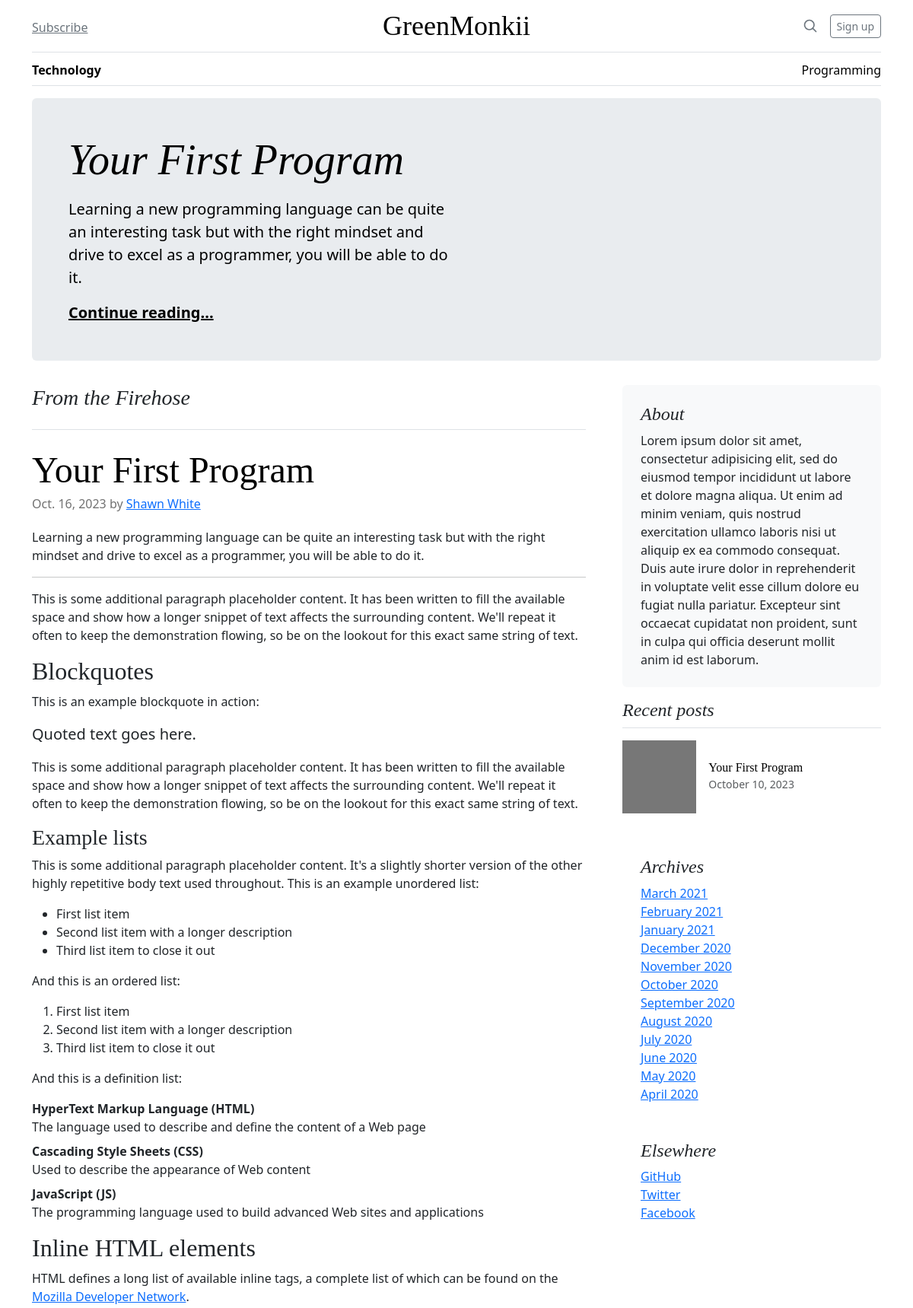
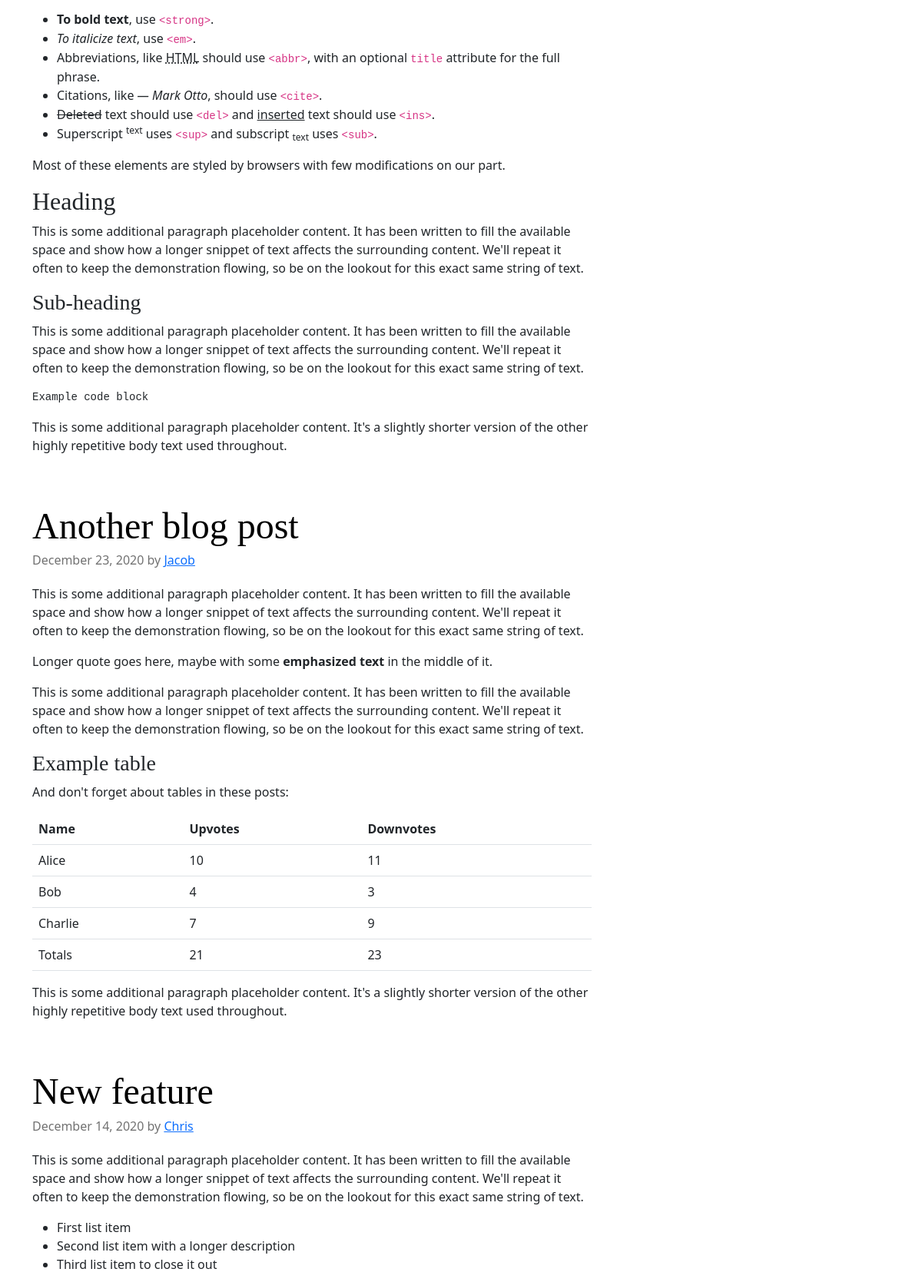
/?cg=Technology (upper part), run on the app's committed database (2 pictures, top to bottom).
### Blog/models.py (models this page shows, shortened)
class Category(models.Model):
    name = models.CharField(max_length=255, blank=False, unique=True)
    slug = models.SlugField(unique=True)
    def __str__(self) -> str:
        return self.name
    class Meta:
        verbose_name_plural = "Categories"

class Post(models.Model):
    title = models.CharField(max_length=1024, blank=False)
    post = models.TextField(blank=False)
    slug = models.SlugField(unique=True)
    writer = models.ForeignKey(to=Writer, on_delete=models.PROTECT, null=True, related_name="Posts")
    image_url = models.URLField(blank=True)
    creation_date = models.DateTimeField(auto_now_add=True)
    modified_date = models.DateTimeField(auto_now=True)
    categories = models.ManyToManyField(Category, related_name="posts")

class Writer(models.Model):
    first_name = models.CharField(
        max_length=255, blank=False, null=False, verbose_name="first name")
    last_name = models.CharField(
        max_length=255, blank=False, null=False, verbose_name="last name")
    username = models.CharField(max_length=255, blank=False, unique=True, null=False,
                                help_text="Your username should only contain alphabets, numbers and underscores (-)",
                                validators=[RegexValidator(r"^[\w\d-]{5,}")])
    join_date = models.DateTimeField(auto_now=True)
    display_picture = models.ImageField(null=True, upload_to="user-img", blank=True)

### Blog/views.py (the view)
# urls.py: path("", index, name="index")
@require_GET
def index(request):
    category = request.GET.get("cg")
    print(category)
    categories = Category.objects.all()
    posts = Post.objects.all().order_by("creation_date") if not category else categories.get(
        name=category).posts.order_by("creation_date")
    title = r"GreenMonkii"
    return render(request, "blog/index.html", {"posts": posts, "title": title, "categories": categories, "cg": category})

### Blog/templates/blog/index.html (shortened to what this page needs)
{% load static %}
<!doctype html>
<html lang="en" data-bs-theme="auto">
<head>
  <link rel="stylesheet" href="https://cdn.jsdelivr.net/npm/@docsearch/css@3">
  <link href="{% static 'blog/css/bootstrap.min.css' %}" rel="stylesheet">
  <link href="{% static 'blog/css/blog.css' %}" rel="stylesheet">
</head>
<body>
  <div class="container">
    <header class="border-bottom lh-1 py-3">
      <div class="row flex-nowrap justify-content-between align-items-center">
        <div class="col-4 pt-1">
          <a class="link-secondary" href="#">Subscribe</a>
        </div>
        <div class="col-4 text-center">
          <a class="blog-header-logo text-body-emphasis text-decoration-none" href="/">{{ title }}</a>
        </div>
        <div class="col-4 d-flex justify-content-end align-items-center">
          <a class="link-secondary" href="#" aria-label="Search">
            <svg xmlns="http://www.w3.org/2000/svg" width="20" height="20" fill="none" stroke="currentColor"
              stroke-linecap="round" stroke-linejoin="round" stroke-width="2" class="mx-3" role="img"
              viewBox="0 0 24 24">
              <title>Search</title>
              <circle cx="10.5" cy="10.5" r="7.5" />
              <path d="M21 21l-5.2-5.2" />
            </svg>
          </a>
          <a class="btn btn-sm btn-outline-secondary" href="#">Sign up</a>
        </div>
      </div>
    </header>
    <div class="nav-scroller py-1 mb-3 border-bottom">
      <nav class="nav nav-underline justify-content-between">
        {% for category in categories %}
        {% if category.name == cg %}
        <a class="nav-item nav-link link-body-emphasis active" href="/?cg={{category.name}}">{{category}}</a>
        {% else %}
        <a class="nav-item nav-link link-body-emphasis" href="/?cg={{category.name}}">{{category}}</a>
        {% endif %}
        {% endfor %}
      </nav>
    </div>
  </div>
  <main class="container">
    <div class="p-4 p-md-5 mb-4 rounded text-body-emphasis bg-body-secondary">
      <div class="col-lg-6 px-0">
        {% with first_post=posts.0 %}
        <h1 class="display-4 fst-italic">{{ first_post.title }}</h1>
        <p class="lead my-3">{{ first_post.post | striptags }}</p>
        <p class="lead mb-0"><a href="" class="text-body-emphasis fw-bold">Continue reading...</a></p>
        {% endwith %}
      </div>
    </div>
    <div class="row g-5">
      <div class="col-md-8">
        <h3 class="pb-4 mb-4 fst-italic border-bottom">
          From the Firehose
        </h3>
        {% with main_post=posts.first %}
        <article class="blog-post">
          <h2 class="display-5 link-body-emphasis mb-1">{{main_post.title}}</h2>
          <p class="blog-post-meta">{{main_post.creation_date.date}} by
            <a href="#">{{main_post.writer.first_name}}
              {{main_post.writer.last_name}}
            </a>
          </p>
          <p>{{main_post.post|safe}}</p>
          <hr>
          <p>This is some additional paragraph placeholder content. It has been written to fill the available space and
            show how a longer snippet of text affects the surrounding content. We'll repeat it often to keep the
            demonstration flowing, so be on the lookout for this exact same string of text.</p>
          <h2>Blockquotes</h2>
          <p>This is an example blockquote in action:</p>
          <blockquote class="blockquote">
            <p>Quoted text goes here.</p>
          </blockquote>
          <p>This is some additional paragraph placeholder content. It has been written to fill the available space and
            show how a longer snippet of text affects the surrounding content. We'll repeat it often to keep the
            demonstration flowing, so be on the lookout for this exact same string of text.</p>
          <h3>Example lists</h3>
          <p>This is some additional paragraph placeholder content. It's a slightly shorter version of the other highly
            repetitive body text used throughout. This is an example unordered list:</p>
          <ul>
            <li>First list item</li>
            <li>Second list item with a longer description</li>
            <li>Third list item to close it out</li>
          </ul>
          <p>And this is an ordered list:</p>
          <ol>
            <li>First list item</li>
            <li>Second list item with a longer description</li>
            <li>Third list item to close it out</li>
          </ol>
          <p>And this is a definition list:</p>
          <dl>
            <dt>HyperText Markup Language (HTML)</dt>
            <dd>The language used to describe and define the content of a Web page</dd>
            <dt>Cascading Style Sheets (CSS)</dt>
            <dd>Used to describe the appearance of Web content</dd>
            <dt>JavaScript (JS)</dt>
            <dd>The programming language used to build advanced Web sites and applications</dd>
          </dl>
          <h2>Inline HTML elements</h2>
          <p>HTML defines a long list of available inline tags, a complete list of which can be found on the <a
              href="https://developer.mozilla.org/en-US/docs/Web/HTML/Element">Mozilla Developer Network</a>.</p>
          <ul>
            <li><strong>To bold text</strong>, use <code
                class="language-plaintext highlighter-rouge">&lt;strong&gt;</code>.</li>
            <li><em>To italicize text</em>, use <code class="language-plaintext highlighter-rouge">&lt;em&gt;</code>.
            </li>
            <li>Abbreviations, like <abbr title="HyperText Markup Language">HTML</abbr> should use <code
                class="language-plaintext highlighter-rouge">&lt;abbr&gt;</code>, with an optional <code
                class="language-plaintext highlighter-rouge">title</code> attribute for the full phrase.</li>
            <li>Citations, like <cite>— Mark Otto</cite>, should use <code
                class="language-plaintext highlighter-rouge">&lt;cite&gt;</code>.</li>
            <li><del>Deleted</del> text should use <code class="language-plaintext highlighter-rouge">&lt;del&gt;</code>
              and <ins>inserted</ins> text should use <code
                class="language-plaintext highlighter-rouge">&lt;ins&gt;</code>.</li>
            <li>Superscript <sup>text</sup> uses <code class="language-plaintext highlighter-rouge">&lt;sup&gt;</code>
              and subscript <sub>text</sub> uses <code class="language-plaintext highlighter-rouge">&lt;sub&gt;</code>.
            </li>
          </ul>
          <p>Most of these elements are styled by browsers with few modifications on our part.</p>
          <h2>Heading</h2>
          <p>This is some additional paragraph placeholder content. It has been written to fill the available space and
            show how a longer snippet of text affects the surrounding content. We'll repeat it often to keep the
            demonstration flowing, so be on the lookout for this exact same string of text.</p>
          <h3>Sub-heading</h3>
          <p>This is some additional paragraph placeholder content. It has been written to fill the available space and
            show how a longer snippet of text affects the surrounding content. We'll repeat it often to keep the
            demonstration flowing, so be on the lookout for this exact same string of text.</p>
          <pre><code>Example code block</code></pre>
          <p>This is some additional paragraph placeholder content. It's a slightly shorter version of the other highly
            repetitive body text used throughout.</p>
        </article>
        {% endwith %}
        <article class="blog-post">
          <h2 class="display-5 link-body-emphasis mb-1">Another blog post</h2>
          <p class="blog-post-meta">December 23, 2020 by <a href="#">Jacob</a></p>
          <p>This is some additional paragraph placeholder content. It has been written to fill the available space and
            show how a longer snippet of text affects the surrounding content. We'll repeat it often to keep the
            demonstration flowing, so be on the lookout for this exact same string of text.</p>
          <blockquote>
            <p>Longer quote goes here, maybe with some <strong>emphasized text</strong> in the middle of it.</p>
          </blockquote>
          <p>This is some additional paragraph placeholder content. It has been written to fill the available space and
            show how a longer snippet of text affects the surrounding content. We'll repeat it often to keep the
            demonstration flowing, so be on the lookout for this exact same string of text.</p>
          <h3>Example table</h3>
          <p>And don't forget about tables in these posts:</p>
          <table class="table">
            <thead>
              <tr>
                <th>Name</th>
                <th>Upvotes</th>
                <th>Downvotes</th>
              </tr>
            </thead>
            <tbody>
              <tr>
                <td>Alice</td>
                <td>10</td>
                <td>11</td>
              </tr>
              <tr>
                <td>Bob</td>
                <td>4</td>
                <td>3</td>
              </tr>
              <tr>
                <td>Charlie</td>
                <td>7</td>
                <td>9</td>
              </tr>
            </tbody>
            <tfoot>
              <tr>
                <td>Totals</td>
                <td>21</td>
                <td>23</td>
              </tr>
            </tfoot>
          </table>
          <p>This is some additional paragraph placeholder content. It's a slightly shorter version of the other highly
            repetitive body text used throughout.</p>
        </article>
        <article class="blog-post">
          <h2 class="display-5 link-body-emphasis mb-1">New feature</h2>
          <p class="blog-post-meta">December 14, 2020 by <a href="#">Chris</a></p>
          <p>This is some additional paragraph placeholder content. It has been written to fill the available space and
            show how a longer snippet of text affects the surrounding content. We'll repeat it often to keep the
            demonstration flowing, so be on the lookout for this exact same string of text.</p>
          <ul>
            <li>First list item</li>
            <li>Second list item with a longer description</li>
            <li>Third list item to close it out</li>
          </ul>
        </article>
      </div>
      <div class="col-md-4">
        <div class="position-sticky" style="top: 2rem;">
          <div class="p-4 mb-3 bg-body-tertiary rounded">
            <h4 class="fst-italic">About</h4>
            <p class="mb-0">{% lorem %}</p>
          </div>
          <div>
            <h4 class="fst-italic">Recent posts</h4>
            <ul class="list-unstyled">
              {% for post in posts %}
              <li>
                <a class="d-flex flex-column flex-lg-row gap-3 align-items-start align-items-lg-center py-3 link-body-emphasis text-decoration-none border-top"
                  href="#">
                  <svg class="bd-placeholder-img" width="100%" height="96" xmlns="http://www.w3.org/2000/svg"
                    aria-hidden="true" preserveAspectRatio="xMidYMid slice" focusable="false">
                    <rect width="100%" height="100%" fill="#777" />
                  </svg>
                  <div class="col-lg-8">
                    <h6 class="mb-0">{{post.title|truncatewords:3}}</h6>
                    <small class="text-body-secondary">{{post.creation_date|date:"F n, Y"}}</small>
                  </div>
                </a>
              </li>
              {% endfor %}
            </ul>
          </div>
          <div class="p-4">
            <h4 class="fst-italic">Archives</h4>
            <ol class="list-unstyled mb-0">
              <li><a href="#">March 2021</a></li>
              <li><a href="#">February 2021</a></li>
              <li><a href="#">January 2021</a></li>
              <li><a href="#">December 2020</a></li>
              <li><a href="#">November 2020</a></li>
              <li><a href="#">October 2020</a></li>
              <li><a href="#">September 2020</a></li>
              <li><a href="#">August 2020</a></li>
              <li><a href="#">July 2020</a></li>
              <li><a href="#">June 2020</a></li>
              <li><a href="#">May 2020</a></li>
              <li><a href="#">April 2020</a></li>
            </ol>
          </div>
          <div class="p-4">
            <h4 class="fst-italic">Elsewhere</h4>
            <ol class="list-unstyled">
              <li><a href="#">GitHub</a></li>
              <li><a href="#">Twitter</a></li>
              <li><a href="#">Facebook</a></li>
            </ol>
          </div>
        </div>
      </div>
    </div>
  </main>
</body>
</html>

### Blog/static/blog/css/blog.css (style rules this page uses)
.blog-header-logo { font-family: "Playfair Display", Georgia, "Times New Roman", serif; font-size: 2.25rem; }
h1, h2, h3, h4, h5, h6 { font-family: "Playfair Display", Georgia, "Times New Roman", serif; }
.blog-post { margin-bottom: 4rem; }
.blog-post-meta { margin-bottom: 1.25rem; color: #727272; }

### Blog/templates/blog/index.html (style rules this page uses)
.bd-placeholder-img { font-size: 1.125rem; text-anchor: middle; -webkit-user-select: none; -moz-user-select: none; user-select: none; }
.nav-scroller { position: relative; z-index: 2; height: 2.75rem; overflow-y: hidden; }
.nav-scroller .nav { display: flex; flex-wrap: nowrap; padding-bottom: 1rem; margin-top: -1px; overflow-x: auto; text-align: center; white-space: nowrap; -webkit-overflow-scrolling: touch; }

### data on the page
Category: name "Technology"
Category: name "Programming"
Post: title "Your First Program", post "Learning a new programming language can be quite an interesting task but with the right mindset and drive to excel as a programmer, you will be able to do it.", creation_date "Oct. 16, 2023", writer.first_name "Shawn", writer.last_name "White", creation_date "October 10, 2023"

### other printed values
{{ title }} "GreenMonkii"
